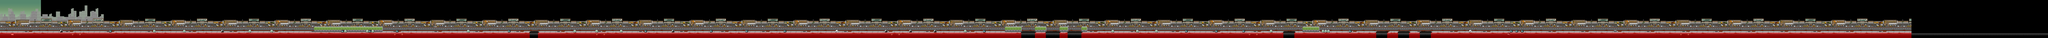

Below is a game level as drawn by its tile map, then a one-line description and the .tmx that defines it (tile-layer data replaced by summaries):
An orthogonal 750x14 tile map with 64x64 px tiles, 10 tile layers (back-5, back-4, back-3, back-2, ...), 3 tilesets.

<map version="1.0" orientation="orthogonal" width="750" height="14" tilewidth="64" tileheight="64">
 <tileset firstgid="1" name="Zombie" tilewidth="64" tileheight="64">
  <image source="tileset_level_6-hd.png" width="1280" height="832" />
 </tileset>
 <tileset firstgid="261" name="Icons" tilewidth="64" tileheight="64">
  <image source="TrackLapse_Icons-hd.png" width="640" height="256" />
  <tile id="0">
   <properties>
    <property name="obstacle" value="hurdle" />
   </properties>
  </tile>
  <tile id="1">
   <properties>
    <property name="special" value="spawnpoint" />
   </properties>
  </tile>
  <tile id="2">
   <properties>
    <property name="special" value="checkpoint" />
   </properties>
  </tile>
  <tile id="3">
   <properties>
    <property name="special" value="nextlevelNE" />
   </properties>
  </tile>
  <tile id="4">
   <properties>
    <property name="layerBelow" value="back-1" />
    <property name="special" value="jimAppearance1" />
   </properties>
  </tile>
  <tile id="7">
   <properties>
    <property name="obstacle" value="hen" />
   </properties>
  </tile>
  <tile id="8">
   <properties>
    <property name="obstacle" value="cow" />
   </properties>
  </tile>
  <tile id="9">
   <properties>
    <property name="obstacle" value="manure" />
   </properties>
  </tile>
  <tile id="12">
   <properties>
    <property name="layerBelow" value="main0" />
    <property name="object" value="discoDancers" />
   </properties>
  </tile>
  <tile id="13">
   <properties>
    <property name="layerBelow" value="front-1" />
    <property name="object" value="lighting" />
   </properties>
  </tile>
  <tile id="14">
   <properties>
    <property name="layerBelow" value="back-1" />
    <property name="object" value="tvAnimation" />
   </properties>
  </tile>
  <tile id="15">
   <properties>
    <property name="obstacle" value="dancinMan" />
   </properties>
  </tile>
  <tile id="16">
   <properties>
    <property name="obstacle" value="spilledDrink" />
   </properties>
  </tile>
  <tile id="18">
   <properties>
    <property name="layerBelow" value="back-2" />
    <property name="object" value="femaleBkgDancer" />
   </properties>
  </tile>
  <tile id="19">
   <properties>
    <property name="layerBelow" value="back-2" />
    <property name="object" value="maleBkgDancer" />
   </properties>
  </tile>
  <tile id="20">
   <properties>
    <property name="obstacle" value="femaleBreakdancer" />
   </properties>
  </tile>
  <tile id="23">
   <properties>
    <property name="obstacle" value="femaleZombie" />
   </properties>
  </tile>
  <tile id="26">
   <properties>
    <property name="obstacle" value="headlessZombie" />
   </properties>
  </tile>
  <tile id="27">
   <properties>
    <property name="obstacle" value="garbageZombie" />
   </properties>
  </tile>
 </tileset>
 <tileset firstgid="301" name="Meta" tilewidth="64" tileheight="64">
  <image source="meta-hd.png" width="256" height="192" />
  <tile id="0">
   <properties>
    <property name="collision" value="full" />
   </properties>
  </tile>
  <tile id="1">
   <properties>
    <property name="collision" value="slantleft" />
   </properties>
  </tile>
  <tile id="2">
   <properties>
    <property name="collision" value="slantright" />
   </properties>
  </tile>
  <tile id="3">
   <properties>
    <property name="collision" value="none" />
   </properties>
  </tile>
  <tile id="4">
   <properties>
    <property name="collision" value="ledgefull" />
   </properties>
  </tile>
 </tileset>
 <layer name="back-5" width="750" height="14">
  <data>[10500 cells, 195 non-empty, 13 distinct tile ids]</data>
 </layer>
 <layer name="back-4" width="750" height="14">
  <properties>
   <property name="speedx" value="0.02" />
   <property name="speedy" value="1.0" />
  </properties>
  <data>[10500 cells, 234 non-empty, 9 distinct tile ids]</data>
 </layer>
 <layer name="back-3" width="750" height="14">
  <properties>
   <property name="speedx" value="0.04" />
   <property name="speedy" value="1.0" />
  </properties>
  <data>[10500 cells, 204 non-empty, 9 distinct tile ids]</data>
 </layer>
 <layer name="back-2" width="750" height="14">
  <properties>
   <property name="speedx" value="1.0" />
   <property name="speedy" value="1.0" />
  </properties>
  <data>[10500 cells, 4900 non-empty, 112 distinct tile ids]</data>
 </layer>
 <layer name="back-1" width="750" height="14">
  <properties>
   <property name="speedx" value="1.0" />
   <property name="speedy" value="1.0" />
  </properties>
  <data>[10500 cells, 874 non-empty, 52 distinct tile ids]</data>
 </layer>
 <layer name="main0" width="750" height="14">
  <properties>
   <property name="speedx" value="1.0" />
   <property name="speedy" value="1.0" />
  </properties>
  <data>[10500 cells, 222 non-empty, 12 distinct tile ids]</data>
 </layer>
 <layer name="ledges" width="750" height="14">
  <properties>
   <property name="speedx" value="1.0" />
   <property name="speedy" value="1.0" />
  </properties>
  <data>[10500 cells, 209 non-empty, 12 distinct tile ids]</data>
 </layer>
 <layer name="front-1" width="750" height="14">
  <properties>
   <property name="speedx" value="1.2" />
   <property name="speedy" value="1.0" />
  </properties>
  <data>[10500 cells, 750 non-empty, 6 distinct tile ids]</data>
 </layer>
 <layer name="objects" width="750" height="14">
  <properties>
   <property name="speedx" value="1.0" />
   <property name="speedy" value="1.0" />
  </properties>
  <data>[10500 cells, 46 non-empty, 5 distinct tile ids]</data>
 </layer>
 <layer name="meta" width="750" height="14" opacity="0.53">
  <properties>
   <property name="speedx" value="1.0" />
   <property name="speedy" value="1.0" />
  </properties>
  <data>[10500 cells, 1378 non-empty, 2 distinct tile ids]</data>
 </layer>
</map>
